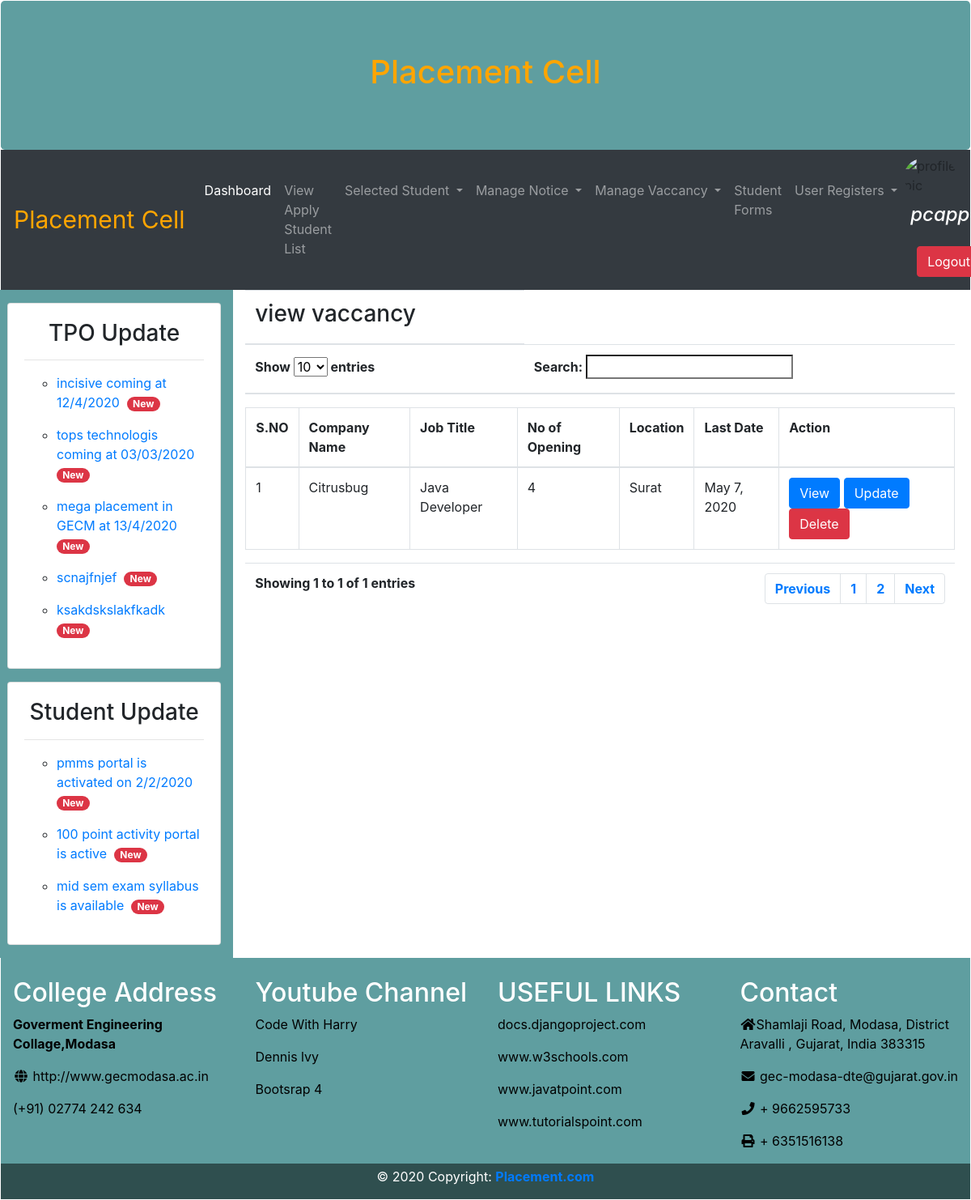
/pcadmin/admin_view_vacancy/ (signed in), run on the app's committed database.
### pcapp/models.py (models this page shows, shortened)
class Tpo_Update(models.Model):
    tpo_update = models.TextField(max_length=300, default='1')

class Student_Update(models.Model):
    student_update = models.TextField(max_length=300, null=True)

class Add_vaccancy(models.Model):
    job_title = models.CharField(max_length=100, null=True)
    salary = models.CharField(max_length=100, null=True)
    name = models.CharField(max_length=100, null=True)
    description = models.TextField(max_length=500, null=True)
    location = models.CharField(max_length=100, null=True)
    no_of_opening = models.CharField(max_length=100, null=True)
    apply_date = models.DateField(auto_now_add=True, null=True)
    last_date = models.DateField(default="30/02/20", help_text="(mm/dd/yyyy)")

### pcapp/decorators.py (the view)
    def wrapper_func(request, *args, **kwargs):
        group = None
        if request.user.groups.exists():
            group = request.user.groups.all()[0].name
        if group == 'student':
            return redirect('student_dashboard')
        if group == 'company':
            return redirect('company_dashboard')
        if group == 'admin':
            return view_func(request, *args, **kwargs)
        else:
            return HttpResponse("You are not authorized to view this page...")

### pcapp/views.py (called while the page is built)
@login_required(login_url='login')
@admin_only
def admin_view_vacancy(request):
    tpo = Tpo_Update.objects.all()
    studupdate = Student_Update.objects.all()
    form = Add_vaccancy.objects.all()
    context = {'form': form, 'tpo': tpo, 'studupdate': studupdate}
    return render(request, 'admin_view_vacancy.html', context)

### pcapp/templates/admin_view_vacancy.html (shortened to what this page needs)
{% extends 'admin.html' %}
{% block body %}
<table class="table">
    <thead>
    <tr>
        <th><h3>view vaccancy</h3></th>
    </tr>
    <tr>
        <th><label>Show</label>
            <select name="tablesize">
                <option value="10" selected>10</option>
            </select>
            <label>entries</label>
        </th>
        <th>
            <label>Search:</label>
            <input type="search" name="search">
        </th>
    </tr>
    </thead>
</table>
<table class="table table-bordered">
    <tr>
        <th>S.NO</th>
        <th>Company Name</th>
        <th>Job Title</th>
        <th>No of Opening</th>
        <th>Location</th>
        <th>Last Date</th>
        <th>Action</th>
    </tr>
    <tbody>
    {% for i in form %}
    <tr>
        <td> {{ forloop.counter}}</td>
        <td>{{i.name}}</td>
        <td>{{i.job_title}}</td>
        <td>{{i.no_of_opening}}</td>
        <td>{{i.location}}</td>
        <td>{{i.last_date}}</td>
        <td>
            <a href="{% url 'admin_view_vacancy_details' i.id %}">
                <button class="btn btn-primary">View</button>
            </a>
            <a href="{% url 'update_vacancy' i.id %}">
                <button class="btn btn-primary">Update</button>
            </a>
            <a href="{% url 'delete_vacancy' i.id %}">
                <button class="btn btn-danger">Delete</button>
            </a>
        </td>
    </tr>
    {% endfor %}
    </tbody>
</table>
<table class="table">
    <tr>
        <th>Showing 1 to 1 of 1 entries</th>
        <th colspan="4">
            <ul class="pagination justify-content-end">
                <li class="page-item"><a class="page-link" href="javascript:void(0);">Previous</a></li>
                <li class="page-item"><a class="page-link" href="javascript:void(0);">1</a></li>
                <li class="page-item"><a class="page-link" href="javascript:void(0);">2</a></li>
                <li class="page-item"><a class="page-link" href="javascript:void(0);">Next</a></li>
            </ul>
        </th>
    </tr>
</table>
{% endblock %}

### pcapp/templates/basic.html (shortened to what this page needs)
<!DOCTYPE html>
{% load static %}
<html lang="en">
<head>
    <link rel="stylesheet" href="https://maxcdn.bootstrapcdn.com/bootstrap/4.4.1/css/bootstrap.min.css">
    <link rel="stylesheet" href="https://use.fontawesome.com/releases/v5.7.0/css/all.css"
>
    <link rel="stylesheet" href="media/pcapp/css/homecss.css" type="text/css">
</head>
<body>
<div class="container-flauid" style="margin:1px">
    <div class="jumbotron mb-0 text-center" style="background-color:#5F9EA0">
        <h1 style="color:orange;font-size:40px">Placement Cell</h1>
    </div>
    {% include 'navbar.html' %}
    <div class="row mr-1">
        <div class="col-sm-3" style="background-color:#5F9EA0">
            <div class="card ml-2 mt-3 mb-3">
                <div class="card-body text-center">
                    <h3>TPO Update</h3>
                    <hr>
                    <marquee class="text-left" direction="up" scrollamount="4">
                        {% for i in tpo %}
                        <ul type="circle">
                            <li><a href="">{{i.tpo_update}}&nbsp<span class="badge badge-danger badge-pill">New</span>
                            </a><br></li>
                        </ul>
                        {% endfor %}
                    </marquee>
                </div>
            </div>
            <div class="card ml-2 mt-3 mb-3">
                <div class="card-body text-center">
                    <h3>Student Update</h3>
                    <hr>
                    <marquee class="text-left" direction="up" scrollamount="4">
                        {% for i in studupdate %}
                        <ul type="circle">
                            <li><a href="">{{i.student_update}} &nbsp<span
                                    class="badge badge-danger badge-pill">New</span>
                            </a><br>
                            </li>
                        </ul>
                        {% endfor %}
                    </marquee>
                </div>
            </div>
        </div>
        <div class="col-sm-9">
            {% block body %}{% endblock %}
        </div>
    </div>
    <div class="footer col-md-12">
        <div class="row" style="background-color:#5F9EA0">
            <div class="col-md-3" style="background-color:#5F9EA0;color:white"><br>
                <h2>College Address</h2>
                <a href="" style="color:black">
                    <p><b>Goverment Engineering Collage,Modasa</b></p>
                    <a href="http://www.gecmodasa.ac.in" style="color:black"><p><i class="fa fa-fw fa-globe"></i>
                        http://www.gecmodasa.ac.in</p></a>
                    <p style="color:black">(+91) 02774 242 634</p>
                </a>
            </div>
            <div class="col-md-3" style="background-color:#5F9EA0;color:white">
                <br>
                <h2>Youtube Channel</h2>
                <p>
                    <a href="https://www.youtube.com/channel/UCeVMnSShP_Iviwkknt83cww" style="color:black">Code With
                        Harry</a>
                </p>
                <p>
                    <a href="https://www.youtube.com/channel/UCTZRcDjjkVajGL6wd76UnGg" style="color:black">Dennis
                        lvy</a>
                </p>
                <p>
                    <a href="https://www.w3schools.com/bootstrap4/" style="color:black">Bootsrap 4</a>
                </p>
            </div>
            <div class="col-md-3" style="background-color:#5F9EA0;color:white">
                <br>
                <h2>USEFUL LINKS</h2>
                <p>
                    <a href="https://docs.djangoproject.com/en/3.0/" style="color:black">docs.djangoproject.com</a>
                </p>
                <p>
                    <a href="https://www.w3schools.com/" style="color:black">www.w3schools.com</a>
                </p>
                <p>
                    <a href="https://www.javatpoint.com/" style="color:black">www.javatpoint.com</a>
                </p>
                <p>
                    <a href="https://www.tutorialspoint.com/django/index.htm"
                       style="color:black">www.tutorialspoint.com</a>
                </p>
            </div>
            <div class="col-md-3" style="background-color:#5F9EA0;color:white">
                <br>
                <h2>Contact</h2>
                <p style="color:black">
                    <i class="fa fa-fw fa-home"></i>Shamlaji Road, Modasa, District Aravalli , Gujarat, India 383315</p>
                <p style="color:black">
                    <i class="fa fa-fw fa-envelope"></i> gec-modasa-dte@gujarat.gov.in</p>
                <p style="color:black">
                    <i class="fa fa-fw fa-phone"></i> + 9662595733</p>
                <p style="color:black">
                    <i class="fa fa-fw fa-print"></i> + 6351516138</p>
            </div>
        </div>
        <div class="row">
            <div class="column2 col-md-12" style="background-color:#2F4F4F;">
                <p class="text-center mt-1" style="color:white">© 2020 Copyright:
                    <a href="https://mdbootstrap.com/education/bootstrap/">
                        <strong> Placement.com</strong>
                    </a>
                </p>
            </div>
        </div>
    </div>
</div>
</body>
</html>

### pcapp/templates/navbar.html (shortened to what this page needs)
{% load static %}
<nav class="navbar navbar-expand-sm bg-dark navbar-dark">
    <a class="navbar-brand" href="#" style="color:orange;font-size:30px">Placement Cell</a>
    <div class="collapse navbar-collapse" id="collapsibleNavbar">
        <ul class="navbar-nav">
            {% if request.user.student %}
            <li class="nav-item">
                <a class="nav-link active" href="{% url 'student_dashboard' %}">Dashboard</a>
            </li>
            <li class="nav-item dropdown">
                <a class="nav-link dropdown-toggle" href="#" id="navbardrop3" data-toggle="dropdown">
                    Fill Education Form
                </a>
                <div class="dropdown-menu">
                    <a class="dropdown-item" href="{% url 'student_form' %}">Add Details</a>
                    <a class="dropdown-item" href="{% url 'view_student_form' %}">View Details</a>
                </div>
            </li>
            <li class="nav-item">
                <a class="nav-link" href="{% url 'view_vaccancy' %}">view Vaccancy</a>
            </li>
            <li class="nav-item">
                <a class="nav-link" href="{% url 'applied_job_list' %}">History of applied Job</a>
            </li>
            <li class="nav-item">
                <a class="nav-link" href="../selected_student_list/">Selected Students list</a>
            </li>
            <li class="nav-item">
                <a class="nav-link" href="{% url 'saccount' %}">Profile</a>
            </li>
            <li class="nav-item dropdown">
                <a class="nav-link dropdown-toggle" href="#" id="navbardrop78" data-toggle="dropdown">
                    Success Story
                </a>
                <div class="dropdown-menu">
                    <a class="dropdown-item" href="{% url 'successStory' %}">Create Story</a>
                    <a class="dropdown-item" href="{% url 'view_successStory' %}">View Stories</a>
                </div>
            </li>
            {% elif request.user.is_staff %}
            <li class="nav-item">
                <a class="nav-link active" href="{% url 'admin_dashboard' %}">Dashboard</a>
            </li>
            <li class="nav-item">
                <a class="nav-link" href="{% url 'view_apply_student_list' %}">View Apply Student List</a>
            </li>
            <li class="nav-item dropdown">
                <a class="nav-link dropdown-toggle" href="#" id="navbardrop" data-toggle="dropdown">
                    Selected Student
                </a>
            </li>
            <li class="nav-item dropdown">
                <a class="nav-link dropdown-toggle" href="#" id="navbardrop12" data-toggle="dropdown">
                    Manage Notice
                </a>
            </li>
            <li class="nav-item dropdown">
                <a class="nav-link dropdown-toggle" href="#" id="navbardrop5" data-toggle="dropdown">
                    Manage Vaccancy
                </a>
            </li>
            <li class="nav-item">
                <a class="nav-link" href="{% url 'view_list_student_form' %}">Student Forms</a>
            </li>
            <li class="nav-item dropdown">
                <a class="nav-link dropdown-toggle" href="#" id="navbardrop4" data-toggle="dropdown">
                    User Registers
                </a>
            </li>
            {% endif %}
        </ul>
    </div>
    {% if request.user.is_staff %}
    <ul class="navbar-nav form-inline">
        <div class="media">
            <img src="{% static 'images/admin.JPG/' %}" alt="profile pic" class="mr-1 rounded-circle"
                 style="width:65px;height:50px;">
        </div>
        <li class="nav-item">
            <h4 class="nav-link" style="color:white"><i>{{request.user}}</i></h4>
        </li>
        <li class="nav-item">
            <a class="nav-link" href="{% url 'logout' %}">
                <button class="btn btn-danger ml-2">Logout</button>
            </a>
        </li>
    </ul>
    {% endif %}
</nav>

### data on the page
Tpo_Update: tpo_update "incisive coming at 12/4/2020"
Tpo_Update: tpo_update "tops technologis coming at 03/03/2020"
Tpo_Update: tpo_update "mega placement in GECM at 13/4/2020"
Tpo_Update: tpo_update "scnajfnjef"
Tpo_Update: tpo_update "ksakdskslakfkadk"
Student_Update: student_update "pmms portal is activated on 2/2/2020"
Student_Update: student_update "100 point activity portal is active"
Student_Update: student_update "mid sem exam syllabus is available"
Add_vaccancy: name "Citrusbug", job_title "Java Developer", no_of_opening "4", location "Surat", last_date "May 7, 2020"

### other printed values
{{ request.user }} "pcapp"
